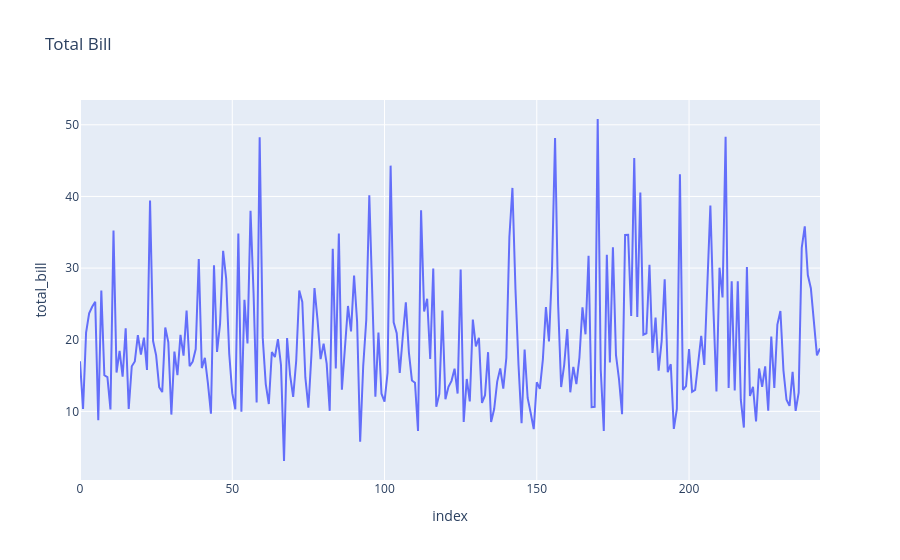

Notebook code for this chart:
### Code cell
import plotly.express as px

# Create an interactive line plot
fig = px.line(tips, y='total_bill', title='Total Bill')
fig.show()

### Figure 1 — Plotly figure (JSON) as saved in the notebook; plotly's stock layout.template omitted (floating-point values rounded to 4 significant figures; data arrays with more than 128 entries replaced by an {"elided": "..."} marker saying what was removed)
{"data": [{"hovertemplate": "index=%{x}<br>total_bill=%{y}<extra></extra>", "legendgroup": "", "line": {"color": "#636efa", "dash": "solid"}, "marker": {"symbol": "circle"}, "mode": "lines", "name": "", "orientation": "v", "showlegend": false, "type": "scatter", "x": {"elided": "244 int values"}, "xaxis": "x", "y": {"elided": "244 float values"}, "yaxis": "y"}], "layout": {"legend": {"tracegroupgap": 0}, "title": {"text": "Total Bill"}, "xaxis": {"anchor": "y", "domain": [0, 1], "title": {"text": "index"}}, "yaxis": {"anchor": "x", "domain": [0, 1], "title": {"text": "total_bill"}}}}
